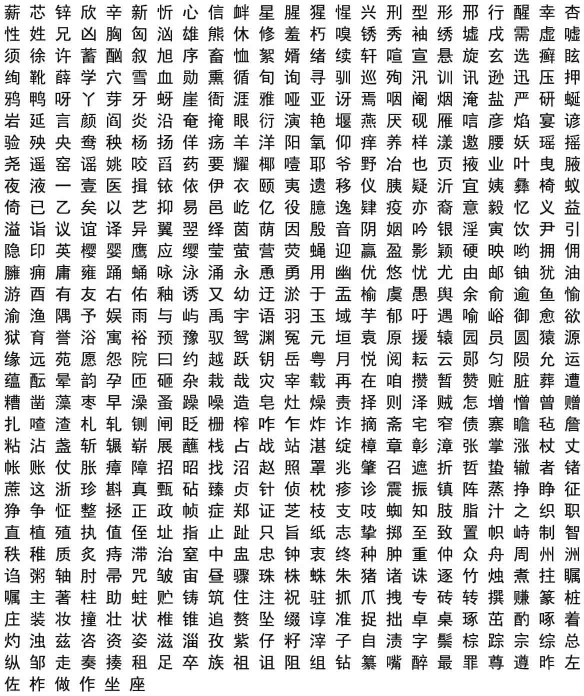
#> input picture data/p04.jpg, 1168 x 1392 px (shown at 1/2 size)
$ jupyter execute --allow-errors dataGeneration.ipynb   (older library calls are emulated)
#> lines starting #> are read from the running program, lines starting #| are printed output that depends on the picture
[cell 1]
import numpy as np
import matplotlib.pyplot as plt
import scipy.misc
from PIL import Image, ImageFilter, ImageChops, ImageOps
import os
import re
import cv2

[cell 2]
counter = 3036
image_array = np.array(Image.open('p04.jpg'))
#> image_array is the input picture: shape (1392, 1168); min 0, max 255, mean 214.5
print('original image shape (%d, %d)' % (image_array.shape[0], image_array.shape[1]))
#| original image shape (1392, 1168)

for i in range(0, 23):
    increment = 0
    x_start = 4 + i * 51
    x_end = x_start + 48
    if i <= 5:
        y = 32
    else:
        y = 31
    for j in range(0, y):
        counter += 1
        if j < 12:
            y_start = 0 + j * 43
            y_end = y_start + 48
        if j >=12 and j < 23:
            increment += 1
            y_start = 0 + j * 43 + increment
            y_end = y_start + 48
        if j >= 23:
            y_start = 0 + j * 43 + increment
            y_end = y_start + 48
        image = image_array[y_start:y_end, x_start:x_end]
        im = Image.fromarray(image)
        im.save("SingleChar/%d.jpg" %counter)
#> this loop made 23 passes
#> pass 1, `im.save("SingleChar/%d.jpg" %counter)`:
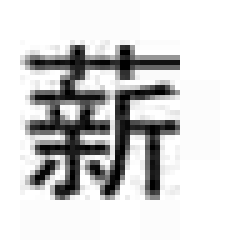
#> saved as 3037.jpg: PIL image 48x48 L (shown 5 times larger); min 0, max 255, mean 210.4
#> pass 1, `im.save("SingleChar/%d.jpg" %counter)`:
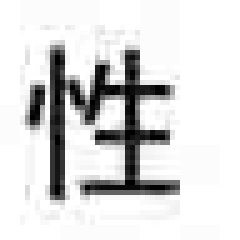
#> saved as 3038.jpg: PIL image 48x48 L (shown 5 times larger); min 0, max 255, mean 218.9
#> pass 1, `im.save("SingleChar/%d.jpg" %counter)`:
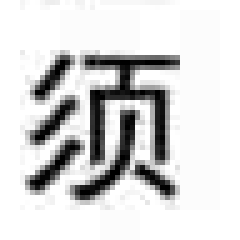
#> saved as 3039.jpg: PIL image 48x48 L (shown 5 times larger); min 0, max 255, mean 215.5
#> pass 1, `im.save("SingleChar/%d.jpg" %counter)`:
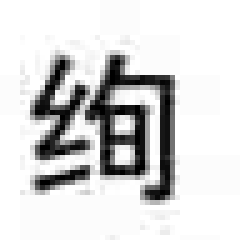
#> saved as 3040.jpg: PIL image 48x48 L (shown 5 times larger); min 0, max 255, mean 215.2
#> after the loop:
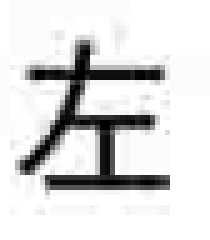
#> im: PIL image 42x48 L (shown 5 times larger); min 0, max 255, mean 219.7
#> after the loop, counter = 3755
print('counted:%d'%counter)
#| counted:3755
#     plt.subplot(8, 6, j)
#     plt.imshow(image, cmap='gray')
# plt.show()

[cell 3]
# invert the color of the grayscale images
in_dir = 'chars_orig/'
out_dir = 'chars_reverted/'
#> (the rest of this cell did not finish here and is left out)

#> (a cell that did not finish here is left out)

[cell 5]
# rotate the image
angles = [-45, -30, -15, 15, 30, 45]
#> angles = [-45, -30, -15, 15, 30, 45]
# angles = [-30]
counter = 1
#> (the rest of this cell did not finish here and is left out)
